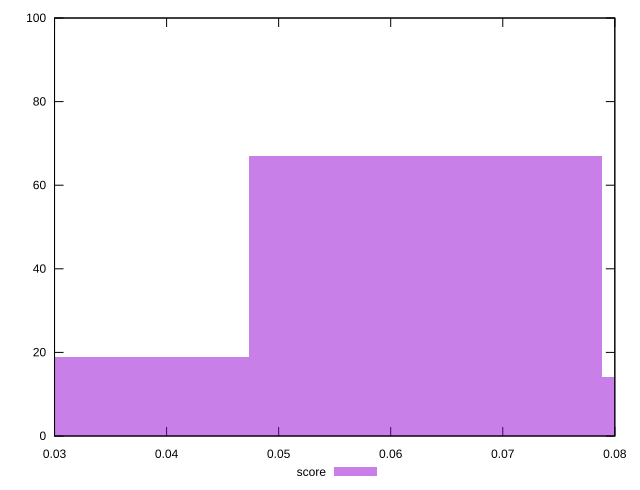

This chart was generated by the following gnuplot code:
reset

$score <<EOF
0.06311406316486659 67
0.031557031582433295 19
0.09467109474729989 14
EOF

set key outside below
set boxwidth 0.031557031582433295
set xrange [0.03:0.08]
set yrange [0:100]
set trange [0:100]
set style fill transparent solid 0.5 noborder
set terminal svg size 640, 490 enhanced background rgb 'white'
set output "report_00015_2021-02-09T16-11-33.973Z/interactive/samples/pages/score/histogram.svg"

plot $score title "score" with boxes

reset
